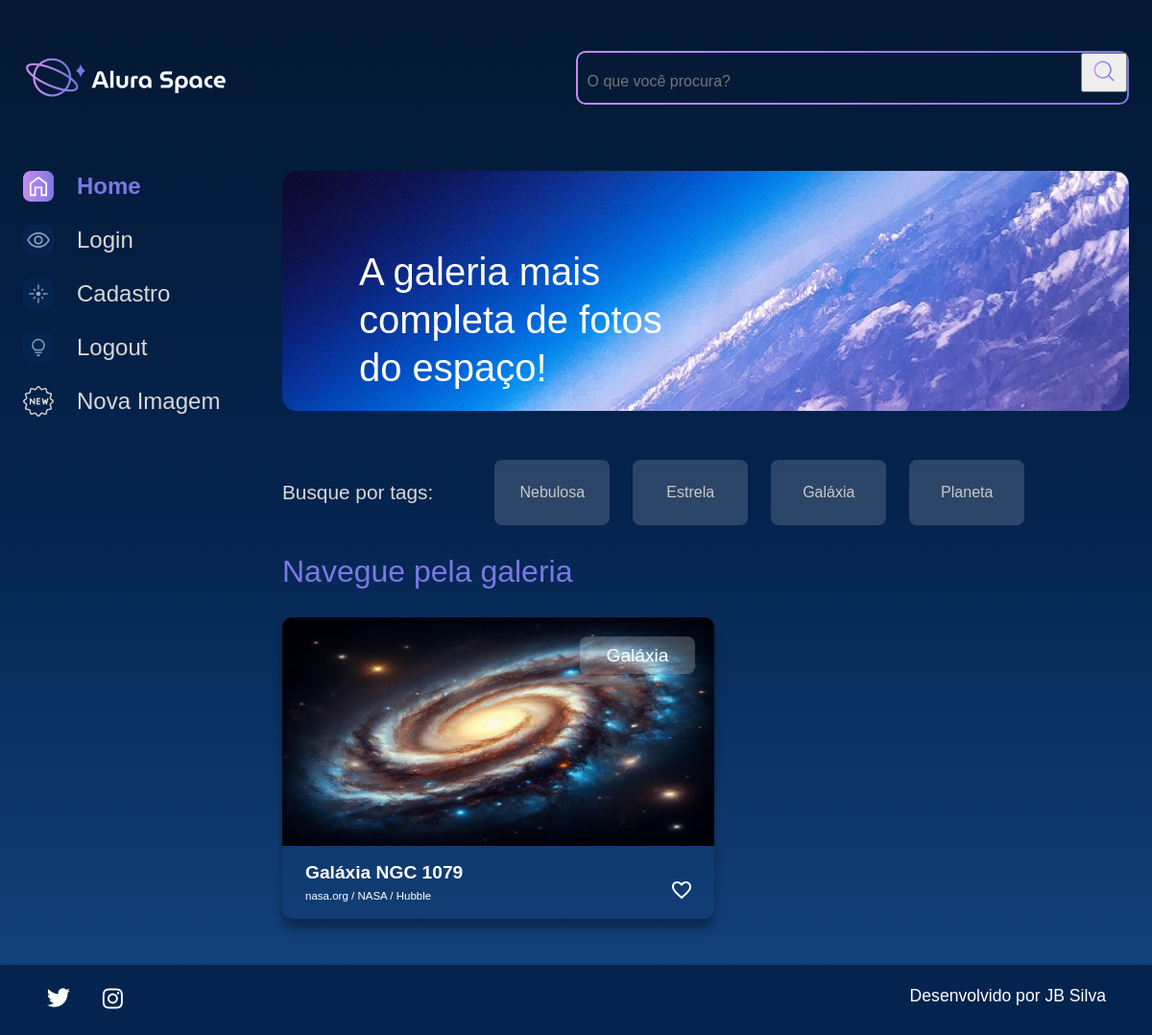
Screenshot of /filtro/GALÁXIA (signed in) with the database file from the repository.
### apps/galeria/models.py (models this page shows, shortened)
class Fotografia(models.Model):
    OPCOES_CATEGORIA = [
        ("NEBULOSA", "Nebulosa"),
        ("ESTRELA", "Estrela"),
        ("GALÁXIA", "Galáxia"),
        ("PLANETA", "Planeta"),
    ]
    nome = models.CharField(max_length=100, null=False, blank=False)
    legenda = models.CharField(max_length=150, null=False, blank=False)
    categoria = models.CharField(
        choices=OPCOES_CATEGORIA, max_length=100, default="", blank=False
    )
    descricao = models.TextField(null=False, blank=False)
    foto = models.ImageField(upload_to="fotos/%Y/%m/%d/", blank=True)
    publicada = models.BooleanField(default=True)
    data_fotografia = models.DateTimeField(default=datetime.now, blank=False)
    usuario = models.ForeignKey(
        to=User, on_delete=models.SET_NULL, null=True, blank=False, related_name="user"
    )

### apps/galeria/views.py (the view)
# urls.py: path('filtro/<str:categoria>', filtro, name='filtro'),
def filtro(request, categoria):
    if not request.user.is_authenticated:
        messages.info(request, "Usuário não logado")
        return redirect("login")
    fotografias = Fotografia.objects.order_by("-data_fotografia").filter(publicada=True, categoria=categoria)
    return render(request, "galeria/index.html", {"cards": fotografias})

### templates/galeria/index.html (shortened to what this page needs)
{% extends 'shared/base.html' %}
{% load static %}
{% block content %}
<section class="conteudo">
    <section class="banner">
        <img class="banner__imagem" src="{% static '/assets/imagens/Banner(2).png' %}" alt="banner Alura Space">
        <h1 class="banner__titulo"> A galeria mais completa de fotos do espaço!</h1>
    </section>
    <section class="tags">
        <p class="tags__titulo">Busque por tags:</p>
        <ul class="tags__lista">
            <li class="tags__tag"><a href="{% url 'filtro' 'NEBULOSA'%}" class='btn' style='color:#C9C9C9';>Nebulosa</a></li>
            <li class="tags__tag"><a href="{% url 'filtro' 'ESTRELA'%}" class='btn' style='color:#C9C9C9';>Estrela</a></li>
            <li class="tags__tag"><a href="{% url 'filtro' 'GALÁXIA' %}" class='btn' style='color:#C9C9C9';>Galáxia</a></li>
            <li class="tags__tag"><a href="{% url 'filtro' 'PLANETA'%}" class='btn' style='color:#C9C9C9';>Planeta</a></li>
        </ul>
    </section>
    <section class="galeria">
        <div class="cards">
            <h2 class="cards__titulo">Navegue pela galeria</h2>
            <ul class="cards__lista">
                {% if cards %}
                {% for fotografia in cards %}
                <li class="card">
                    <a href="{% url 'imagem' fotografia.id %}">
                        {% if fotografia.foto == "" or fotografia.foto == null %}
                        <img class="card__imagem" src="{% static '/assets/imagens/galeria/not-found.png'%}" alt="foto">
                        {% else %}
                        <img class="card__imagem" src="{{ fotografia.foto.url }}" alt="foto">
                        {% endif %}
                    </a>
                    <span class="card__tag">{{ fotografia.categoria|lower|capfirst }}</span>
                    <div class="card__info">
                        <p class="card__titulo">{{fotografia.nome}}</p>
                        <div class="card__texto">
                            <p class="card__descricao">{{fotografia.legenda}}</p>
                            <span>
                                <img src="{% static '/assets/ícones/1x/favorite_outline.png' %}" alt="ícone de coração">
                            </span>
                        </div>
                    </div>
                </li>
                {% endfor %}
                {% endif %}
            </ul>
        </div>
    </section>
</section>
</main>
</div>
{% endblock %}

### setup/static/styles/style.css (style rules this page uses)
html, body, div, span, applet, object, iframe, h1, h2, h3, h4, h5, h6, p, blockquote, pre, a, abbr, acronym, address, big, cite, code, del, dfn, em, img, ins, kbd, q, s, samp, small, strike, strong, sub, sup, tt, var, b, u, i, center, dl, dt, dd, ol, ul, li, fieldset, form, label, legend, table, caption, tbody, tfoot, thead, tr, th, td, article, aside, canvas, details, embed, figure, figcaption, footer, header, hgroup, menu, nav, output, ruby, section, summary, time, mark, audio, video { margin: 0; padding: 0; border: 0; font-size: 100%; font: inherit; vertical-align: baseline; }
article, aside, details, figcaption, figure, footer, header, hgroup, menu, nav, section { display: block; }
body { line-height: 1; font-family: 'Space Grotesk', sans-serif; min-height: 100vh; background: linear-gradient(#041833,#04244F,#154580); background-repeat: no-repeat; background-position: center; background-size: cover; }
ol, ul { list-style: none; }
.banner { width: auto; position: relative; margin-bottom: 1.5rem; }
.banner__imagem { width: 100%; }
.banner__titulo { color: #FFFFFF; font-size: 40px; width: 350px; line-height: 50px; position: absolute; top: 80px; left: 80px; }
.cards { width: 100%; }
.cards__titulo { color: #7B78E5; font-size: 2rem; line-height: 3rem; margin-bottom: 1.5rem; }
.cards__lista { display: flex; flex-wrap: wrap; justify-content: space-between; align-content: space-between; }
.card { border-radius: 10px; box-shadow: 0px 10px 10px #00000050; color: #FFFFFF; margin-bottom: 1.5rem; position: relative; width: 450px; }
.card__imagem { width: 450px; border-radius: 10px 10px 0 0; }
.card__tag { background-color: #D9D9D940; border-radius: 8px; border: 2px solid transparent; font-size: 1.2rem; left: 310px; margin-right: 1.5rem; padding: .5rem .5rem; position: absolute; text-align: center; top: 20px; width: 100px; }
.card__info { font-size: 1.2rem; padding: 0 1.5rem 1rem 1.5rem; }
.card__titulo { font-weight: bold; line-height: 1.2rem; margin-top: 0.8em; }
.card__texto { display: flex; justify-content: space-between; flex-wrap: wrap; }
.card__texto img { cursor: pointer; }
.card__descricao { font-size: 0.6em; margin-top: 0.8em; }
.galeria { display: flex; width: 100%; }
.tags { padding: 1.5rem 0; display: flex; align-items: center; color: #D9D9D9; font-size: 1.3rem; }
.tags__titulo { margin-right: 4rem; }
.tags__lista { display: flex; }
.tags__tag { background-color: #D9D9D930; margin-right: 1.5rem; border-radius: 8px; padding: .8rem .5rem; width: 100px; text-align: center; border: 2px solid transparent; }
.btn { --bs-btn-padding-x: 0.75rem; --bs-btn-padding-y: 0.375rem; --bs-btn-font-family: ; --bs-btn-font-size: 1rem; --bs-btn-font-weight: 400; --bs-btn-line-height: 1.5; --bs-btn-color: #212529; --bs-btn-bg: transparent; --bs-btn-border-width: 1px; --bs-btn-border-color: transparent; --bs-btn-border-radius: 0.375rem; --bs-btn-hover-border-color: transparent; --bs-btn-box-shadow: inset 0 1px 0 rgba(255, 255, 255, 0.15),0 1px 1px rgba(0, 0, 0, 0.075); --bs-btn-disabled-opacity: 0.65; --bs-btn-focus-box-shadow: 0 0 0 0.25rem rgba(var(--bs-btn-focus-shadow-rgb), .5); display: inline-block; padding: var(--bs-btn-padding-y) var(--bs-btn-padding-x); font-family: var(--bs-btn-font-family); font-size: var(--bs-btn-font-size); font-weight: var(--bs-btn-font-weight); line-height: var(--bs-btn-line-height); color: var(--bs-btn-color); text-align: center; text-decoration: none; vertical-align: middle; cursor: pointer; -webkit-user-select: none; -moz-user-select: none; user-select: none; border: var(--bs-btn-border-width) solid var(--bs-btn-border-color); border-radius: var(--bs-btn-border-radius); background-color: var(--bs-btn-bg); transition: color .15s ease-in-out,background-color .15s ease-in-out,border-color .15s ease-in-out,box-shadow .15s ease-in-out; }

### rows the page displays
Fotografia: foto (picture), categoria "Galáxia", nome "Galáxia NGC 1079", legenda "nasa.org / NASA / Hubble"
